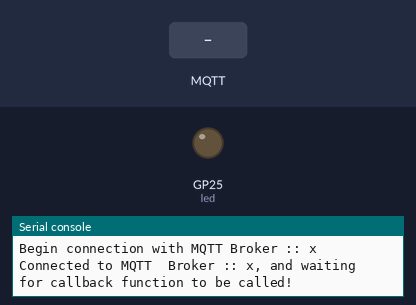
Bench run of a program on a simulated Raspberry Pi Pico running MicroPython. Parts: output pins drawn as LEDs (lit = HIGH), the last lines printed to the serial console. Inputs (shaded band) come from the test bench. WiFi joins after 1.5 s; random numbers come from a fixed seed; no MQTT or app messages arrive unless stated; values from a settings file that is not in the repository are placeholders; a WiFi scan finds one network, HomeNet; the clock reads 2024-03-15 10:24:30 at power-on unless the program sets it.

Above: at 5.2 s.
5.3 s: MQTT message "ON" arrives on the first subscribed topic
At 6.9 s:
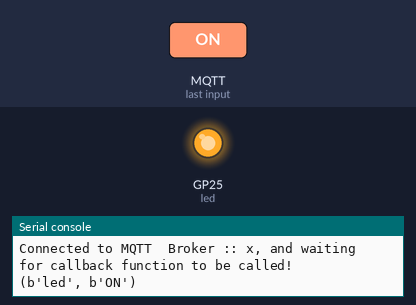
7.6 s: MQTT message "current_A" arrives on the first subscribed topic
At 8.5 s:
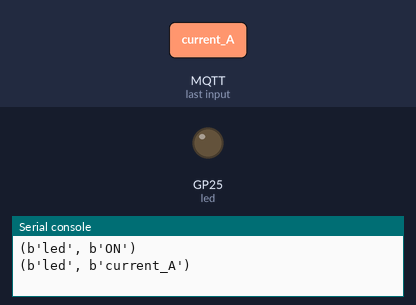
Timing chart, 0 to 10.6 s (numbered marks = the images above; inputs shaded):
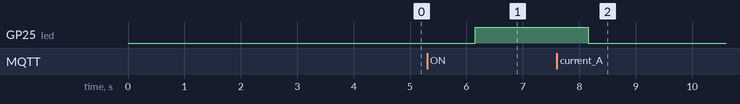

The program:

test.py
```python
import time
import ubinascii
from umqtt.simple import MQTTClient
import machine
import network
import random

from secrets import MQTT_BROKER, SSID, SSID_PASSWORD

from influxdb_structure import build_payload


def do_connect():
    sta_if = network.WLAN(network.STA_IF)
    if not sta_if.isconnected():
        print("connecting to network...")
        sta_if.active(True)
        for ap in sta_if.scan():
            print(f"scan: {ap}")
        sta_if.connect(SSID, SSID_PASSWORD)
        while not sta_if.isconnected():
            print("Attempting to connect....")
            time.sleep(1)
    print("Connected! Network config:", sta_if.ifconfig())


print("Connecting to your wifi...")
do_connect()

CLIENT_ID = ubinascii.hexlify(machine.unique_id())
PUBLISH_TOPIC = b"forward2influxdb"
SUBSCRIBE_TOPIC = b"led"

# Setup built in PICO LED as Output
led = machine.Pin("LED", machine.Pin.OUT)

# Publish MQTT messages after every set timeout
last_publish = time.time()
publish_interval = 5


# Received messages from subscriptions will be delivered to this callback
def sub_cb(topic, msg):
    print((topic, msg))
    if msg.decode() == "ON":
        led.value(1)
    else:
        led.value(0)


def reset():
    print("Resetting...")
    time.sleep(5)
    machine.reset()


def main():
    print(f"Begin connection with MQTT Broker :: {MQTT_BROKER}")
    mqttClient = MQTTClient(CLIENT_ID, MQTT_BROKER, keepalive=5)
    mqttClient.set_callback(sub_cb)
    mqttClient.connect()
    mqttClient.subscribe(SUBSCRIBE_TOPIC)
    mqttClient.publish(SUBSCRIBE_TOPIC, "Off")
    print(
        f"Connected to MQTT  Broker :: {MQTT_BROKER}, and waiting for callback function to be called!"
    )
    while True:
        # Non-blocking wait for message
        mqttClient.check_msg()
        global last_publish
        if (time.time() - last_publish) >= publish_interval:
            measurements = [
                {
                    "measurement": "dryer_A",  # a measurement has one 'measurement'. It is the name of the pcb.
                    "fields": {
                        "temperature_C": f"{random.randint(170, 220)/10.0:0.1f}",
                        "humidity_pRH": "88.2",
                    },
                    "tags": {
                        "setup": "zeus",
                        "room": "B15",
                    },
                },
                {
                    "measurement": "dryer_B",  # a measurement has one 'measurement'. It is the name of the pcb.
                    "fields": {
                        "temperature_C": f"{random.randint(230, 290)/10.0:0.1f}",
                        "humidity_pRH": "45.6",
                    },
                    "tags": {
                        "setup": "zeus",
                        "room": "B16",
                    },
                },
            ]
            payload = build_payload(measurements)
            print(f"{MQTT_BROKER}: {PUBLISH_TOPIC}")
            print(payload)
            mqttClient.publish(PUBLISH_TOPIC, payload)
            last_publish = time.time()
        time.sleep(1)


if __name__ == "__main__":
    while True:
        try:
            main()
        except OSError as e:
            print("Error: " + str(e))
            reset()
```

influxdb_structure.py
```python
# https://docs.influxdata.com/influxdb/cloud/reference/key-concepts/data-elements/
import re

_RE_VALID_CHARACTERS = re.compile(r"^[0-9a-zA-Z_.-]+$")

influxFieldKeyDict = {  # Zahlenwerte
    "temperature_C": None,
    "temperature_K": None,
    "pressure_Pa_rel": None,
    "pressure_Pa_abs": None,
    "resistance_Ohm": None,
    "voltage_V": None,
    "current_A": None,
    "flow_m3_per_s": None,
    "flow_mol_per_s": None,
    "powerOutage_s": None,
    "outage_trace_V": None,
    "power_W": None,
    "uptime_s": None,
    "number_i": None,
    "binary_state": None,  # True False
    "vibration_peak_AU": None,  # Integer
    "vibration_average_AU": None,  # Integer
    "humidity_pRH": None,
    "flow_ln_per_min": None,  # only for He flow sensor
    "total_ln": None,  # only for He flow sensor
}

influxTagKeyDict = {
    "room": ["A", "C15", "C17", "C18", "B15", "B16", "B17", "D24", "E9"],
    "setup": [
        "bigmom",
        "zeus",
        "titan",
        "tarzan",
        "emma",
        "bertram",
        "nele",
        "dobby",
        "bud",
        "charly",
        "anna",
        "werner",
        "sofia",
        "tabea",
        "fritz",
        "charlie",
        "broker",
        "HPT_nitrogen_tank",
    ],
    "position": None,  # z.B. "N2 exhaust tube"
    "user": ["pmaerki", "benekrat", "baehler", "lostertag", "hannav"],
    "quality": ["testDeleteLater", "use"],
}

measurements_example = [
    {
        "measurement": "pico_emil",  # a measurement has one 'measurement'. It is the name of the pcb.
        "fields": {
            "temperature_C": "23.5",
            "humidity_pRH": "88.2",
        },
        "tags": {
            "setup": "zeus",
            "room": "B15",
            "position": "hintenLinks",
            "user": "pmaerki",
        },
    },
    {
        "measurement": "pico_urs",  # a measurement has one 'measurement'. It is the name of the pcb.
        "fields": {
            "temperature_C": "25.5",
        },
        "tags": {
            "setup": "zeus",
            "room": "B16",
            "position": "hintenRechts",
            "user": "pmaerki",
        },
    },
]


def build_payload(measurements, validate=True):
    """
    https://docs.influxdata.com/influxdb/v2/reference/syntax/line-protocol/
    """
    assert isinstance(measurements, (list, tuple))

    def iter_measurements():
        for measurement in measurements:

            def iter_tags():
                yield measurement["measurement"]
                for tag_name, tag_value in measurement["tags"].items():
                    if validate:
                        assert _RE_VALID_CHARACTERS.match(tag_name), repr(tag_name)
                        assert _RE_VALID_CHARACTERS.match(tag_value), repr(tag_name)
                        valid_values = influxTagKeyDict[tag_name]
                        if valid_values is not None:
                            assert (
                                tag_value in valid_values
                            ), f"{tag_name}={tag_value} is not in {valid_values}"

                    yield f"{tag_name}={tag_value}"

            def iter_fields():
                for field_name, field_value in measurement["fields"].items():
                    if validate:
                        assert _RE_VALID_CHARACTERS.match(field_name), repr(field_name)
                        assert _RE_VALID_CHARACTERS.match(field_value), repr(
                            field_value
                        )
                        assert (
                            field_name in influxFieldKeyDict
                        ), f"field '{field_name}' is not in {influxFieldKeyDict}"
                    yield f"{field_name}={field_value}"

            yield ",".join(iter_tags()) + " " + ",".join(iter_fields())

    return "\n".join(iter_measurements())


if __name__ == "__main__":
    print(measurements_example)
    print(build_payload(measurements_example))
```

Measured:
- after the input at 5.3 s, GP25 (led): LOW → HIGH after 0.86 s
- after the input at 7.6 s, GP25 (led): HIGH → LOW after 0.56 s
